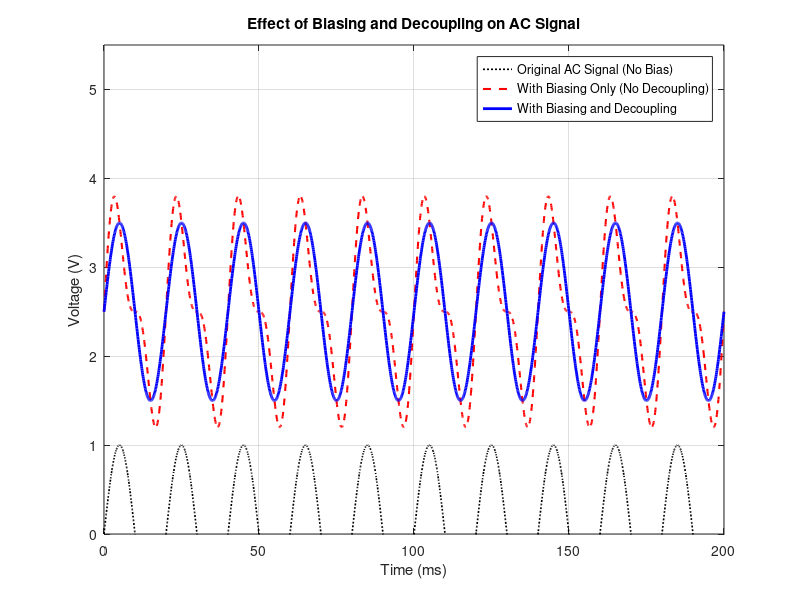

The MATLAB script that drew this image:
% Time vector: 0 to 200 ms
t = linspace(0, 0.2, 2000);  % seconds

% Parameters
f_ac = 50;          % AC signal frequency in Hz
f_noise = 100;      % Power supply ripple frequency in Hz
Vs = 5.0;           % Single supply voltage in volts
bias = Vs / 2;      % Bias voltage (e.g., 2.5V)

% Signals
ac_signal = sin(2 * pi * f_ac * t);                   % Pure AC signal
biased_signal = ac_signal + bias;                     % With biasing (VS/2)
noise = 0.5 * sin(2 * pi * f_noise * t);              % Stronger simulated ripple (0.5V)
biased_with_noise = biased_signal + noise;            % Biased but noisy
biased_with_decoupling = biased_signal;               % Clean bias (ideal decoupling)

% Plotting
figure;
plot(t * 1000, ac_signal, 'k:', 'LineWidth', 1.2, ...
    'DisplayName', 'Original AC Signal (No Bias)');
hold on;
plot(t * 1000, biased_with_noise, 'r--', 'LineWidth', 1.5, ...
    'DisplayName', 'With Biasing Only (No Decoupling)');
plot(t * 1000, biased_with_decoupling, 'b-', 'LineWidth', 2, ...
    'DisplayName', 'With Biasing and Decoupling');

grid on;
xlabel('Time (ms)');
ylabel('Voltage (V)');
title('Effect of Biasing and Decoupling on AC Signal');
legend('Location', 'best');
ylim([0 5.5]);
